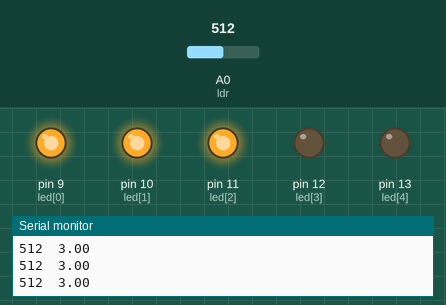
Bench run of a sketch on a simulated Arduino Uno, built with avr-gcc and run on an emulated ATmega328P. On the bench: output pins drawn as LEDs (lit = HIGH), the last lines printed to the serial monitor. The inputs (shaded band) are chosen by the test bench; at power-on: A0 (ldr) = 512.

Above: at 1.3 s.
1.4 s: A0 (ldr) set to 606
2.9 s: A0 (ldr) set to 625
At 3.5 s:
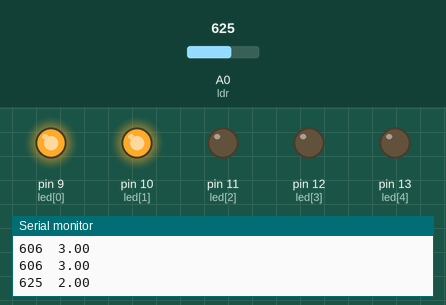
4.5 s: A0 (ldr) set to 804
6.0 s: A0 (ldr) set to 827
At 7.2 s:
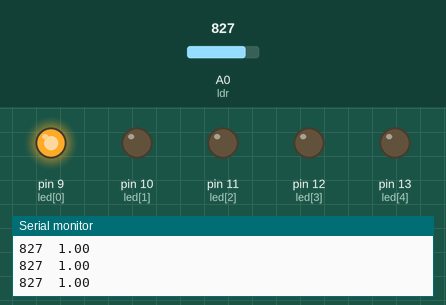
7.5 s: A0 (ldr) set to 1012
9.0 s: A0 (ldr) set to 1023
At 9.7 s:
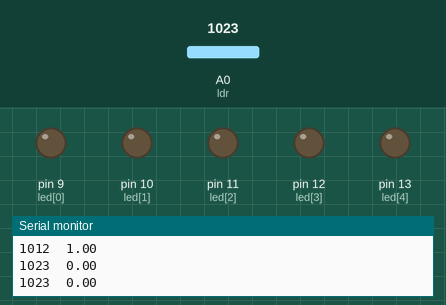
Timing chart, 0 to 11.5 s (numbered marks = the images above; inputs shaded):
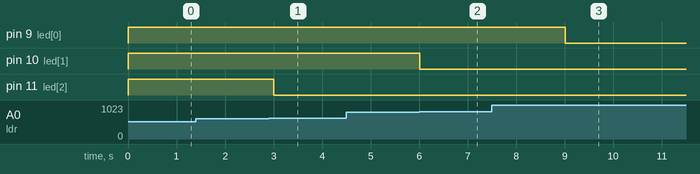

Measured:
- the behaviour switches between 613 and 614 on A0 (ldr) (found by bisection; images 0 and 1)
- the behaviour switches between 818 and 819 on A0 (ldr) (found by bisection; images 1 and 2)
- the behaviour switches between 1022 and 1023 on A0 (ldr) (found by bisection; images 2 and 3)
- after the input at 2.9 s, pin 11 (led[2]): HIGH → LOW after 0.11 s
- after the input at 6.0 s, pin 10 (led[1]): HIGH → LOW at once
- after the input at 9.0 s, pin 9 (led[0]): HIGH → LOW at once

The sketch:

Light_Dependent_Resistor_and_Several_LEDs.ino
```cpp
int ldr=A0;
int led[]={9,10,11,12,13};
int reading;
float val;

void setup() {
  // put your setup code here, to run once:
  for(int i=0;i<5;i++){
    pinMode(led[i],OUTPUT);
  }
  Serial.begin(9600);
}

void loop() {
  // put your main code here, to run repeatedly:
  reading=analogRead(ldr);
  Serial.print(reading);
  val=0;
  val=map(reading,0,1023,5,0);
  for(int i=0;i<5;i++){
    if(i<val){
      digitalWrite(led[i],HIGH);
    }else{
      digitalWrite(led[i],LOW);
    }
  }
  Serial.print("  ");
  Serial.println(val);
  delay(500);
}
```
